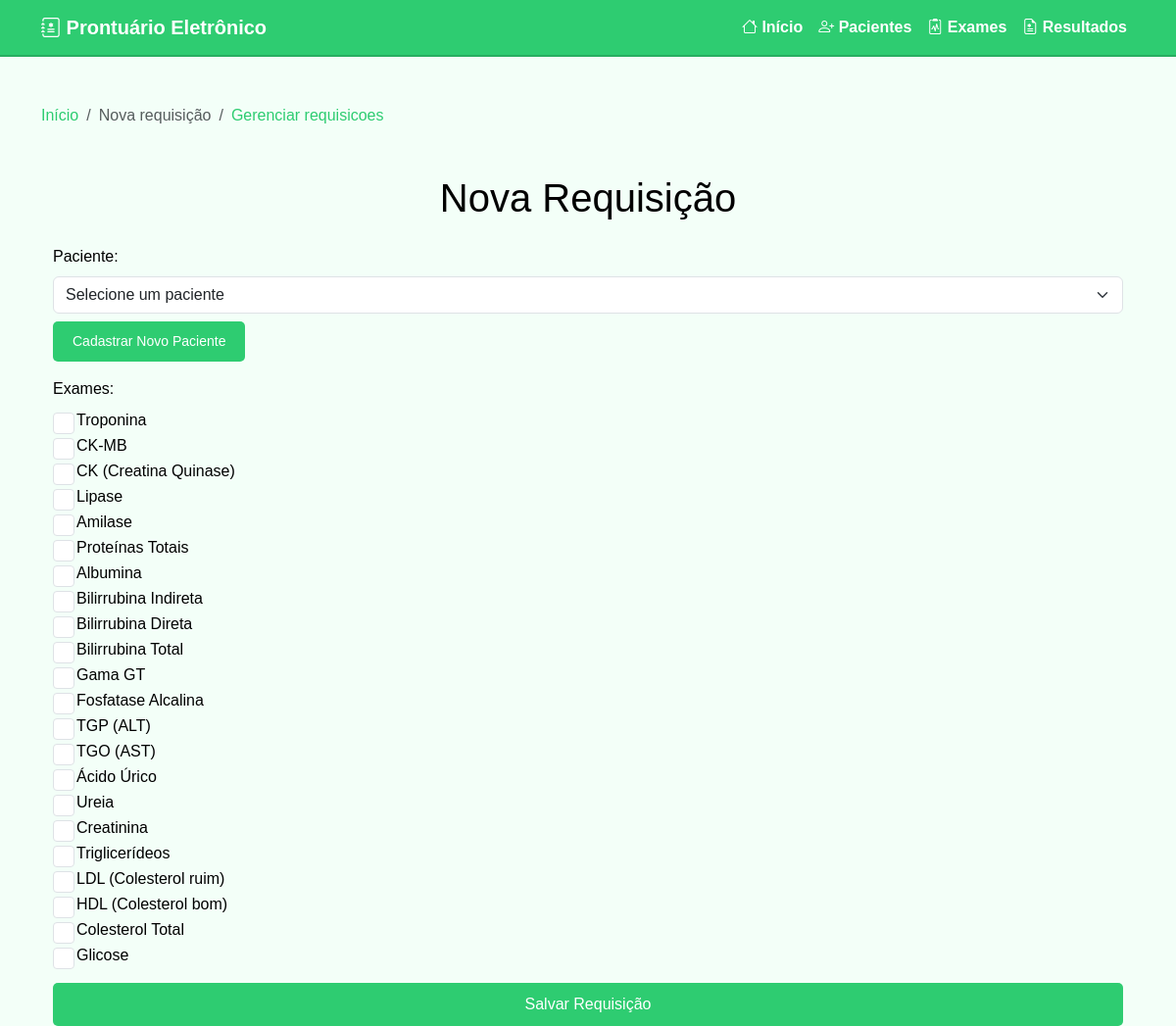
The page /php/views/novaRequisicao.php on the database its author committed.
### tables this page shows
CREATE TABLE IF NOT EXISTS exame (
    id INT AUTO_INCREMENT PRIMARY KEY,
    nome VARCHAR(255) NOT NULL,
    descricao TEXT
);

### php/models/Exame.php (called while the page is built, shortened)
<?php
class Exame {
    public static function listar($conn) {
        $result = $conn->query("SELECT * FROM exame ORDER BY id DESC");
        return $result;
    }
}
?>

### php/controllers/ExameController.php (called while the page is built, shortened)
<?php
require_once(__DIR__ . '/../models/Exame.php');
require_once(__DIR__ . '/../config/db.php');
class ExameController {
    public static function listar() {
        global $conn;
        return Exame::listar($conn);
    }
}
?>

### php/views/novaRequisicao.php (the view, shortened to what this page needs)
<?php
require_once(__DIR__ . '/../controllers/ExameController.php');
$exames = ExameController::listar();
$requisicao_id = $_GET['requisicao_id'] ?? null;
$requisicao = $requisicao_id ? RequisicaoController::buscarPorId($requisicao_id) : null;
?>
<!DOCTYPE html>
<html lang="pt-BR">
<head>
    <link href="https://cdn.jsdelivr.net/npm/bootstrap@5.3.0-alpha1/dist/css/bootstrap.min.css" rel="stylesheet">
    <link href="https://cdn.jsdelivr.net/npm/bootstrap-icons@1.11.3/font/bootstrap-icons.css" rel="stylesheet">
    <link rel="stylesheet" href="../assets/style.css">
</head>
<body>
    <?php include 'navbar.php'; ?>
    <div class="container mt-5">
        <nav aria-label="breadcrumb">
            <ol class="breadcrumb mt-3">
                <li class="breadcrumb-item"><a href="home.php">Início</a></li>
                <li class="breadcrumb-item active" aria-current="page">Nova requisição</li>
                <li class="breadcrumb-item"><a href="gerenciarRequisicoes.php">Gerenciar requisicoes</a></li>
            </ol>
        </nav>
    <div class="container mt-5">
        <h1 class="text-center mb-4"><?= $requisicao_id ? 'Editar Requisição' : 'Nova Requisição' ?></h1>
        <form method="POST" action="">
            <div class="mb-3">
                <label for="paciente_id" class="form-label">Paciente:</label>
                <select class="form-select" id="paciente_id" name="paciente_id" required>
                    <option value="">Selecione um paciente</option>
                </select>
                <div class="mt-2">
                    <a href="cadastroPacientes.php" class="btn btn-sm btn-secondary">Cadastrar Novo Paciente</a>
                </div>
            </div>
            <div class="mb-3">
                <label for="exames" class="form-label">Exames:</label>
                <?php while ($e = $exames->fetch_assoc()): ?>
                    <div class="form-check">
                        <input class="form-check-input" type="checkbox" id="exame_<?= $e['id'] ?>" name="exames[]" value="<?= $e['id'] ?>"
                            <?= $requisicao && in_array($e['id'], array_column($requisicao['exames'], 'id')) ? 'checked' : '' ?>>
                        <label class="form-check-label" for="exame_<?= $e['id'] ?>">
                            <?= htmlspecialchars($e['nome']) ?>
                        </label>
                    </div>
                <?php endwhile; ?>
            </div>
            <div class="d-grid">
                <button type="submit" name="salvar_requisicao" class="btn btn-custom"><?= $requisicao_id ? 'Atualizar Requisição' : 'Salvar Requisição' ?></button>
            </div>
        </form>
    </div>
</body>
</html>

### php/assets/style.css (style rules this page uses)
* { margin: 0; padding: 0; box-sizing: border-box; }
body { font-family: 'Arial', sans-serif; background-color: #f3fff8; color: #000000; margin: 0; padding: 0; }
button, .btn { display: inline-block; padding: 10px 20px; border: none; border-radius: 5px; background-color: #2ecc71; color: #ffffff; text-align: center; cursor: pointer; transition: background-color 0.3s ease; }
.form-label { color: #000000; }
input { border: 1px solid #ddd; border-radius: 5px; padding: 10px; width: 100%; margin-bottom: 15px; }
a { color: #2ecc71; text-decoration: none; }

### rows shown on the page
exame: nome "Troponina"
exame: nome "CK-MB"
exame: nome "CK (Creatina Quinase)"
exame: nome "Lipase"
exame: nome "Amilase"
exame: nome "Proteínas Totais"
exame: nome "Albumina"
exame: nome "Bilirrubina Indireta"
exame: nome "Bilirrubina Direta"
exame: nome "Bilirrubina Total"
exame: nome "Gama GT"
exame: nome "Fosfatase Alcalina"
exame: nome "TGP (ALT)"
exame: nome "TGO (AST)"
exame: nome "Ácido Úrico"
exame: nome "Ureia"
exame: nome "Creatinina"
exame: nome "Triglicerídeos"
exame: nome "LDL (Colesterol ruim)"
exame: nome "HDL (Colesterol bom)"
exame: nome "Colesterol Total"
exame: nome "Glicose"
